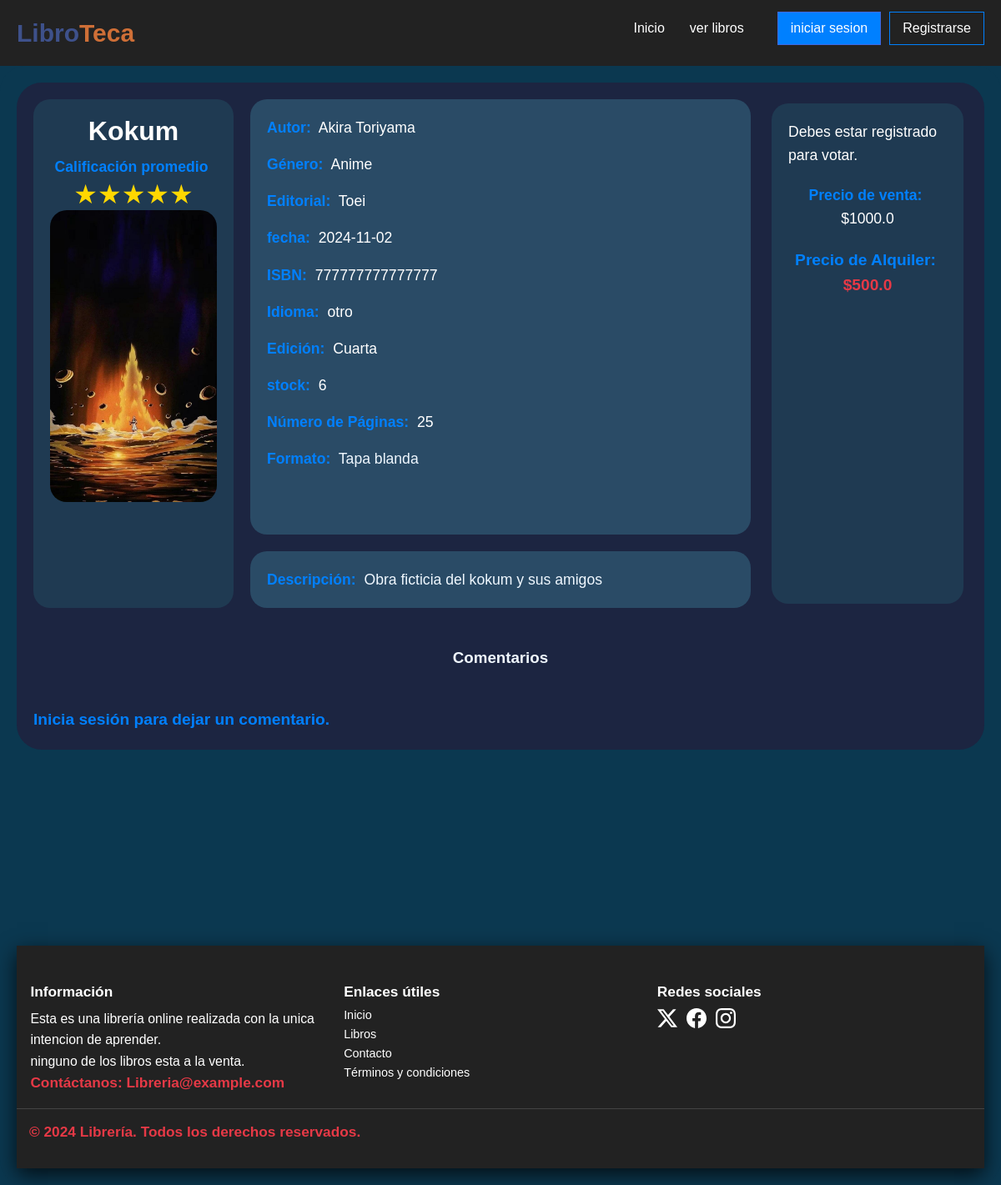
Page /libros/28 on the committed database.
### models/controladordatabase.py (models this page shows, shortened)
class Libros(db.Model):
    __tablename__ = 'Libros'
    id = db.Column(db.Integer, primary_key=True)
    titulo = db.Column(db.String(100), nullable=False)
    descripcion = db.Column(db.Text, nullable=True)
    fecha_emision = db.Column(db.Text, nullable=False, default=date.today)
    stock = db.Column(db.Integer, nullable=False)
    precio = db.Column(db.Float, nullable=False)
    precio_alquiler = db.Column(db.Float, nullable=True)
    img = db.Column(db.String(200), nullable=True, default="sinimagen.jpg")
    id_autor = db.Column(db.Integer, db.ForeignKey('Autores.id'), nullable=False)
    id_genero = db.Column(db.Integer, db.ForeignKey('Generos.id'), nullable=False)
    id_editorial = db.Column(db.Integer, db.ForeignKey('Editorial.id'), nullable=True)
    isbn = db.Column(db.String(13), unique=True, nullable=True)
    idioma = db.Column(db.String(50), nullable=True)
    edicion = db.Column(db.String(50), nullable=True)
    paginas = db.Column(db.Integer, nullable=True)
    fecha_publicacion = db.Column(db.Text, nullable=True,  default=date.today)
    formato = db.Column(db.Enum('Tapa dura', 'Tapa blanda', 'eBook', 'Audiolibro', 'Otro'), nullable=True)
    calificacion_promedio = db.Column(db.Float, nullable=True, default=0.0)
    prestamos = db.relationship('Prestamo', backref='libro', lazy=True)
    comentarios = db.relationship('Comentario', backref='libro', lazy=True)

class Autor(db.Model):
    __tablename__ = 'Autores'
    id = db.Column(db.Integer, primary_key=True)
    nombre = db.Column(db.String(100), nullable=False)
    apellido = db.Column(db.String(100), nullable=False)
    nacionalidad = db.Column(db.String(100), nullable=True)
    libros = db.relationship('Libros', backref='autor', lazy=True)

class Genero(db.Model):
    __tablename__ = 'Generos'
    id = db.Column(db.Integer, primary_key=True)
    nombre = db.Column(db.String(100), nullable=False)
    libros = db.relationship('Libros', backref='genero', lazy=True)

class Editorial(db.Model):
    __tablename__ = 'Editorial'
    id = db.Column(db.Integer, primary_key=True)
    nombre = db.Column(db.String(100), nullable=False)
    pais = db.Column(db.String(100), nullable=True)
    libros = db.relationship('Libros', backref='editorial', lazy=True)

### routes/libros.py (the view, shortened to what this page needs)
@libros.route('/libros/<int:libro_id>')
def detalle(libro_id):
    libro = Libros.query.get_or_404(libro_id)
    promedio_calificacion = db.session.query(db.func.avg(Votacion.calificacion)).filter(Votacion.id_libro == libro_id).scalar()
    if promedio_calificacion is None:
        promedio_calificacion = 0
    if "nombre" not in session:
        return render_template('libros/detalle.html', libro=libro, promedio_calificacion=promedio_calificacion)

### templates/libros/detalle.html (shortened to what this page needs)
{% extends 'layout.html' %}
{% block content %}
<main id="main" class="flexbox-col" style="background-color: var(--color-azul-marino); width: 100%; border-radius: 30px;">
    <div class="detallesbook animate-on-scroll">
    <div class="img-det animate-on-scroll">
            <h1>{{ libro.titulo }}</h1>
    <p style="text-align: center;"><strong>Calificación promedio</strong></p>
    <div class="rating animate-on-scroll">
        <span class="estrella" data-calificacion="5">&#9733;</span>
        <span class="estrella" data-calificacion="4">&#9733;</span>
        <span class="estrella" data-calificacion="3">&#9733;</span>
        <span class="estrella" data-calificacion="2">&#9733;</span>
        <span class="estrella" data-calificacion="1">&#9733;</span>
    </div>
    <img  src="{{ url_for('static', filename='img/' ~ libro.img) }}" alt="{{ libro.titulo }}" style="width:200px;height:350px; border-radius: 20px;">
    </div>
<div class="padre-info lib ">
    <div class="info-lib">
    <p><strong>Autor:</strong> {{ libro.autor.nombre }} {{ libro.autor.apellido }}</p>
    <p><strong>Género:</strong> {{ libro.genero.nombre }}</p>
    <p><strong>Editorial:</strong> {{ libro.editorial.nombre if libro.editorial else 'Sin editorial' }}</p>
    <p><strong>fecha:</strong> {{ libro.fecha_emision if libro.fecha_emision else 'Fecha Desconocida' }}</p>
    <p><strong>ISBN:</strong> {{ libro.isbn if libro.isbn else 'Deconocido'}}</p>
    <p><strong>Idioma:</strong> {{ libro.idioma }}</p>
    <p><strong>Edición:</strong> {{ libro.edicion }}</p>
    <p><strong>stock:</strong> {{ libro.stock }}</p>
    <p><strong>Número de Páginas:</strong> {{ libro.paginas }}</p>
    <p style="color: aliceblue; font-weight: normal; font-size: 17.6px;"><strong>Formato:</strong> {{ libro.formato }}</p>
    </div>
    <div class="desc">
    <p style="color: aliceblue; font-weight: normal; font-size: 17.6px; "><strong>Descripción:</strong> {{ libro.descripcion }}</p>
    </div>
</div>
<div class="cont-compra-voto ">
            {% if "nombre" in session %}
            <h2 style="color: aliceblue; text-align: center;">Calificar libro</h2>
            <form method="POST" action="{{ url_for('votaciones.votar', libro_id=libro.id) }}" id="ratingForm">
                <div class="rating">
                    <input type="radio" id="star5" name="calificacion" value="5" {% if votacion and votacion.calificacion == 5 %}checked{% endif %}>
                    <label for="star5" title="5 estrellas"></label>
                    <input type="radio" id="star4" name="calificacion" value="4" {% if votacion and votacion.calificacion == 4 %}checked{% endif %}>
                    <label for="star4" title="4 estrellas"></label>
                    <input type="radio" id="star3" name="calificacion" value="3" {% if votacion and votacion.calificacion == 3 %}checked{% endif %}>
                    <label for="star3" title="3 estrellas"></label>
                    <input type="radio" id="star2" name="calificacion" value="2" {% if votacion and votacion.calificacion == 2 %}checked{% endif %}>
                    <label for="star2" title="2 estrellas"></label>
                    <input type="radio" id="star1" name="calificacion" value="1" {% if votacion and votacion.calificacion == 1 %}checked{% endif %}>
                    <label for="star1" title="1 estrella"></label>
                </div>
            </form><br><br>
            <script>
                // Agregar un event listener a todos los inputs de radio
                document.querySelectorAll('.rating input').forEach(function(radio) {
                    radio.addEventListener('change', function() {
                        // Enviar el formulario automáticamente cuando se selecciona una estrella
                        document.getElementById('ratingForm').submit();
                    });
                });
            </script>
        {% else %}
            <p>Debes estar registrado para votar.</p>
        {% endif %}
    <p style="text-align: center;"><strong>Precio de venta:</strong> ${{ libro.precio }}</p>
    <p style="text-align: center;"><strong>Precio de Alquiler:</strong> ${{ libro.precio_alquiler if libro.precio_alquiler else 'N/A' }}</p>
</div>
</div>
    <h3 style="color: aliceblue;">Comentarios</h3>
{% if "nombre" in session %}
    <form method="POST" action="{{ url_for('votaciones.agregar_comentario', libro_id=libro.id) }}">
        <textarea name="comentario" placeholder="Escribe tu comentario aquí..." rows="4" required class="comentariotextarea"></textarea>
        <button type="submit">Comentar</button>
    </form>
{% else %}
    <p><strong>Inicia sesión para dejar un comentario.</strong></p>
{% endif %}
</main>
{% endblock %}

### static/css/tabla.css (style rules this page uses)
h1 { font-size: 2rem; color: #fff; }

### static/css/navbar.css (style rules this page uses)
* { box-sizing: border-box; padding: 0; margin: 0; }
#main { background-color: rgb(54, 54, 54); min-height: 100vh; }
body { font-family: sans-serif; font-size: 16px; }

### static/css/login.css (style rules this page uses)
:root { --color-azul: #0b3850; --color-azul-marino: #1C2541; --color-gris-claro: #E0E0E0; --color-blanco: #FFFFFF; --color-gris-oscuro: #333333; --color-naranja: #F4A261; --color-naranja-oscuro: #cf6f37; --primary: 237, 94%, 81%; --background: 266, 16%, 92%; --background-secondary: 256, 12%, 12%; --background-secondary-dark: 256, 10%, 10%; --background-secondary-light: 257, 11%, 16%; --text-primary: 0, 0%, 0%; --black: 0, 0%, 0%; --white: 0, 0%, 100%; --quite-gray: 0, 0%, 50%; --grooble: 10, 28%, 93%; --heading-large: 5.6rem; --heading-medium: 3.6rem; --heading-small: 2.4rem; --paragraph: 1.11rem; --navbar-buttons: 2.4rem; --transition-main: .175, .685, .32; --font-main: "Poppins"; }

### static/css/detalles.css (style rules this page uses)
* { margin: 0; padding: 0; box-sizing: border-box; }
.cont-compra-voto { margin: 5px; padding: 0; overflow: auto; flex: 1; float: left; width: 400px; height: 600px; align-items: center; align-content: center; }
body { background-color: var(--color-azul); }
main#main { display: flex; flex-direction: column; align-items: center; padding: 20px; gap: 20px; max-width: 1350px; margin: 0 auto; background-color: var(--color-azul); }
main#main h1 { font-size: 2em; margin-bottom: 10px; color: #ffffff; text-align: center; }
main#main p { font-size: 1.1em; color: #ffffff; line-height: 1.6; text-align: left; width: 100%; }
main#main p strong { color: #0080ff; margin-right: 5px; }
main#main p:last-child { font-size: 1.2em; font-weight: bold; color: #e63946; }
.rating { display: inline-flex; flex-direction: row-reverse; justify-content: center; user-select: none; }
#main { display: flex; justify-content: space-between; align-items: flex-start; background-color: var(--color-azul-marino); width: 100%; border-radius: 30px; padding: 20px; gap: 20px; }
.detallesbook { display: flex; justify-content: space-between; width: 100%; gap: 20px; }
.img-det { flex: 1; text-align: center; background-color: #1f3a52; padding: 20px; border-radius: 20px; display: flex; flex-direction: column; align-items: center; color: white; }
.padre-info { flex: 2; display: flex; flex-direction: column; gap: 20px; }
.info-lib { display: flex; flex-direction: column; background-color: #2a4b66; padding: 20px; border-radius: 20px; color: white; gap: 1em; flex: 1; width: 100%; word-wrap: break-word; overflow-wrap: break-word; }
.desc { background-color: #2a4b66; padding: 20px; border-radius: 20px; color: white; width: 600px; word-wrap: break-word; overflow-wrap: break-word; }
.cont-compra-voto { flex: 1; background-color: #1f3a52; padding: 20px; border-radius: 20px; display: flex; flex-direction: column; align-items: center; gap: 20px; color: white; }
.rating { display: flex; flex-direction: row-reverse; justify-content: center; }
.estrella { font-size: 2rem; color: lightgray; cursor: pointer; position: relative; }
.estrella.llenar { color: gold; }

### static/css/carousel.css (style rules this page uses)
.animate-on-scroll { opacity: 0; transform: scale(0.9); transition: all 0.6s ease-out; visibility: hidden; }
.animate-on-scroll.visible { opacity: 1; transform: scale(1); visibility: visible; }

### rows in the picture
Libros: titulo "Kokum", img (picture), fecha_emision "2024-11-02", isbn "777777777777777", idioma "otro", edicion "Cuarta", stock "6", paginas "25", formato "Tapa blanda", descripcion "Obra ficticia del kokum y sus amigos", precio "1000.0", precio_alquiler "500.0"
Autor: autor.nombre "Akira", autor.apellido "Toriyama"
Genero: genero.nombre "Anime"
Editorial: editorial "Toei"
